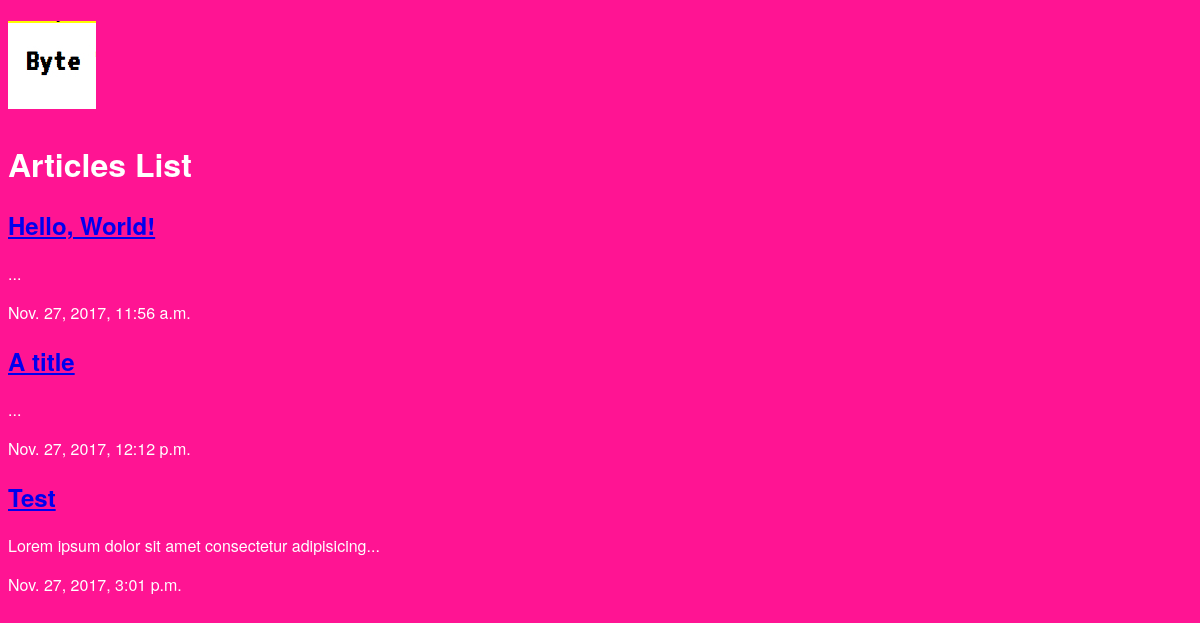
/articles/, run on an earlier commit of the app's database.
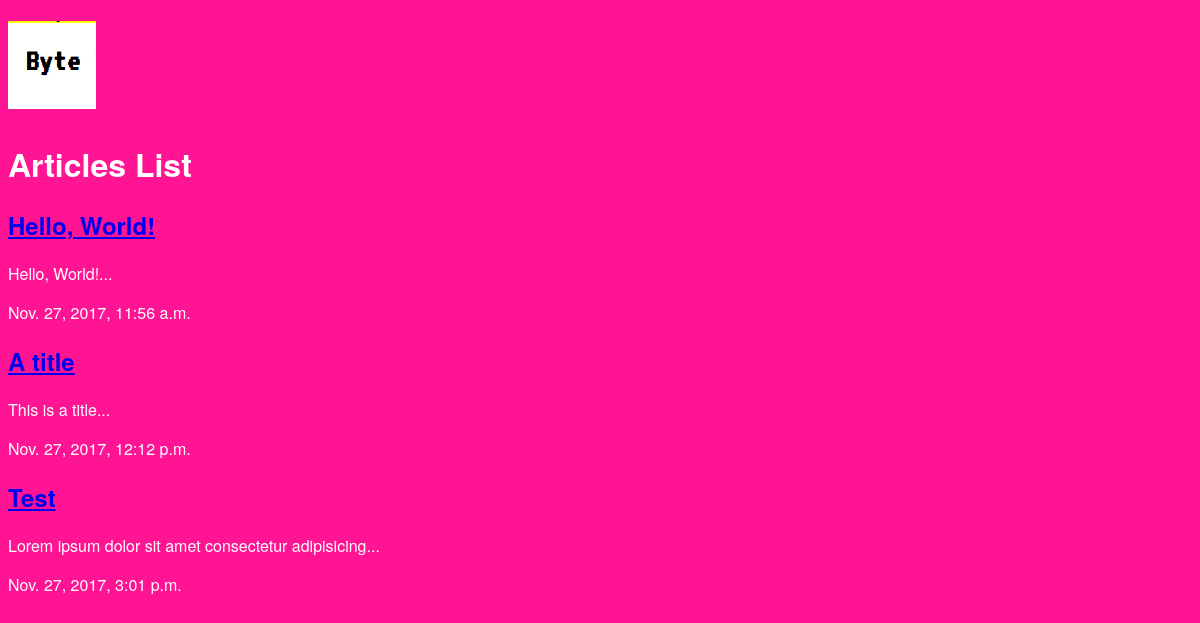
And on a later commit of the database.
### articles/models.py (models this page shows, shortened)
class Article(models.Model):
    title = models.CharField(max_length=100)
    slug = models.SlugField()
    body = models.TextField()
    date = models.DateTimeField(auto_now_add=True)
    thumb = models.ImageField(default="default.jpg", blank=True)
    def snippet(self):
        return self.body[:50] + '...'

### articles/views.py (the view)
def article_list(request):
    articles = Article.objects.all().order_by('date')
    return render(request, 'articles/article_list.html', {'articles':articles})

### articles/templates/articles/article_list.html
{% extends 'base_layout.html' %}
{% block content %}
<h1>Articles List</h1>
<div class="articles">
{% for article in articles %}
<div class="article">
    <h2><a href="{% url 'articles:detail' slug=article.slug %}">{{ article.title }}</a></h2>
    <p>{{ article.snippet }}</p>
    <p>{{ article.date }}</p>
</div>
{% endfor %}
</div>
{% endblock %}

What changed in the data, as far as the page shows it:
changed Article "Hello, World!": snippet "..." → "Hello, World!..."
changed Article "A title": snippet "..." → "This is a title..."
